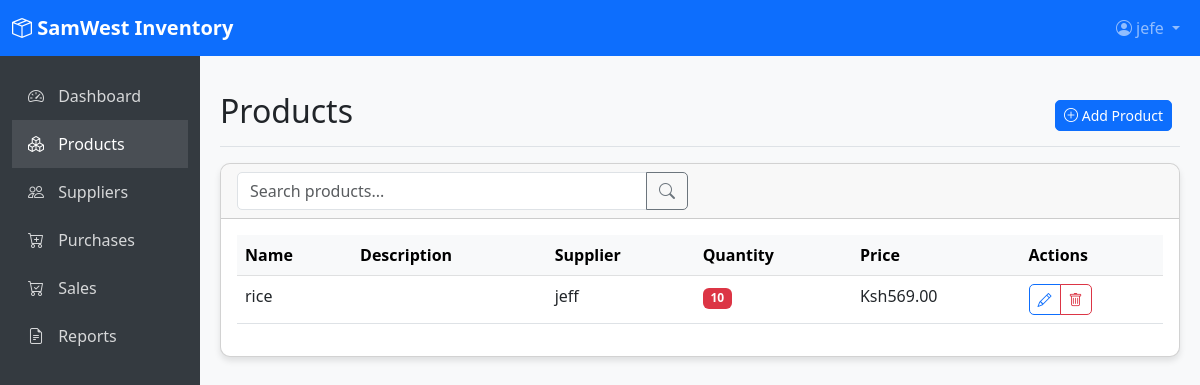
The page /products/ (signed in) on the database as committed earlier.
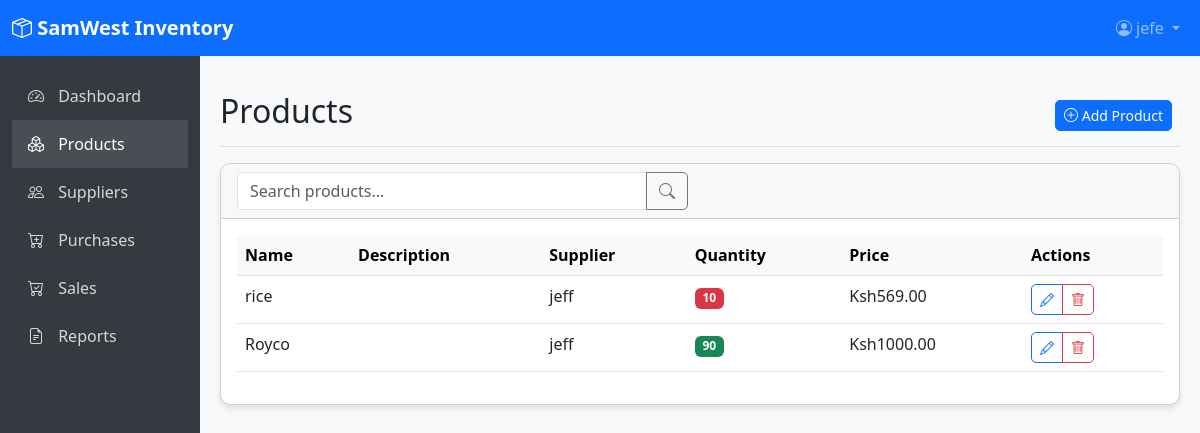
The same page on the database as committed later.
### inventory/models.py (models this page shows, shortened)
class Product(models.Model):
    name = models.CharField(max_length=255)
    description = models.TextField(blank=True)
    supplier = models.ForeignKey(Supplier, on_delete=models.SET_NULL, null=True)
    quantity = models.IntegerField(default=0)
    price = models.DecimalField(max_digits=10, decimal_places=2)
    low_stock_threshold = models.IntegerField(default=10)
    def is_low_stock(self):
        return self.quantity <= self.low_stock_threshold

class Supplier(models.Model):
    name = models.CharField(max_length=255)
    contact_info = models.TextField()

### inventory/views.py (the view)
# urls.py: path('products/', views.product_list, name='product_list'),
@login_required
def product_list(request):
    query = request.GET.get('q')
    if query:
        products = Product.objects.filter(name__icontains=query)
    else:
        products = Product.objects.all()
    return render(request, 'product_list.html', {'products': products})

### inventory/templates/product_list.html
{% extends 'base.html' %}
{% block content %}
<div class="d-flex justify-content-between flex-wrap flex-md-nowrap align-items-center pt-3 pb-2 mb-3 border-bottom">
    <h1 class="h2">Products</h1>
    <div class="btn-toolbar mb-2 mb-md-0">
        <div class="btn-group me-2">
            <a href="{% url 'product_add' %}" class="btn btn-sm btn-primary">
                <i class="bi bi-plus-circle"></i> Add Product
            </a>
        </div>
    </div>
</div>
<div class="card">
    <div class="card-header">
        <div class="row">
            <div class="col-md-6">
                <form method="get" class="form-inline">
                    <div class="input-group">
                        <input type="text" class="form-control" name="q" placeholder="Search products..." value="{{ request.GET.q }}">
                        <button class="btn btn-outline-secondary" type="submit">
                            <i class="bi bi-search"></i>
                        </button>
                    </div>
                </form>
            </div>
        </div>
    </div>
    <div class="card-body">
        <div class="table-responsive">
            <table class="table table-hover">
                <thead class="table-light">
                    <tr>
                        <th>Name</th>
                        <th>Description</th>
                        <th>Supplier</th>
                        <th>Quantity</th>
                        <th>Price</th>
                        <th>Actions</th>
                    </tr>
                </thead>
                <tbody>
                    {% for product in products %}
                    <tr>
                        <td>{{ product.name }}</td>
                        <td>{{ product.description|truncatechars:30 }}</td>
                        <td>{% if product.supplier %}{{ product.supplier.name }}{% else %}None{% endif %}</td>
                        <td>
                            <span class="badge {% if product.is_low_stock %}bg-danger{% else %}bg-success{% endif %}">
                                {{ product.quantity }}
                            </span>
                        </td>
                        <td>Ksh{{ product.price }}</td>
                        <td>
                            <div class="btn-group btn-group-sm">
                                <a href="{% url 'product_edit' product.pk %}" class="btn btn-outline-primary">
                                    <i class="bi bi-pencil"></i>
                                </a>
                                <a href="{% url 'product_delete' product.pk %}" class="btn btn-outline-danger">
                                    <i class="bi bi-trash"></i>
                                </a>
                            </div>
                        </td>
                    </tr>
                    {% empty %}
                    <tr>
                        <td colspan="6" class="text-center">No products found</td>
                    </tr>
                    {% endfor %}
                </tbody>
            </table>
        </div>
    </div>
</div>
{% endblock %}

Rows that differ between the two databases and show on the page:
added Product: name "Royco", supplier.name "jeff", quantity "90", price "1000.00"
